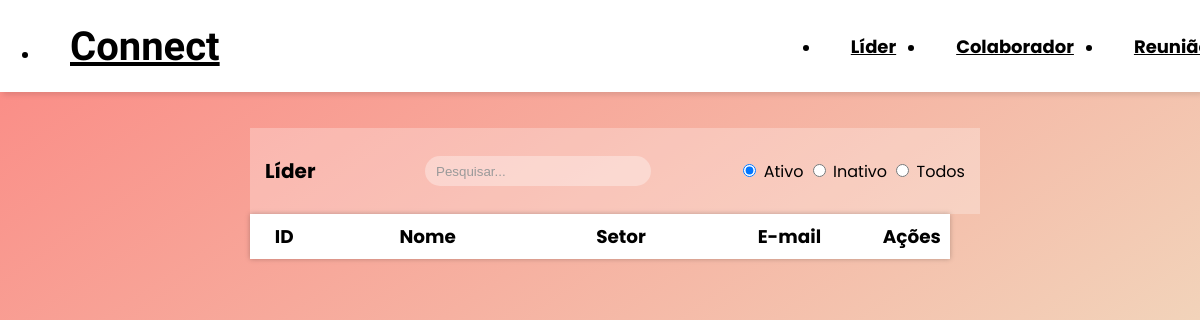
The app's page /lider/, older data.
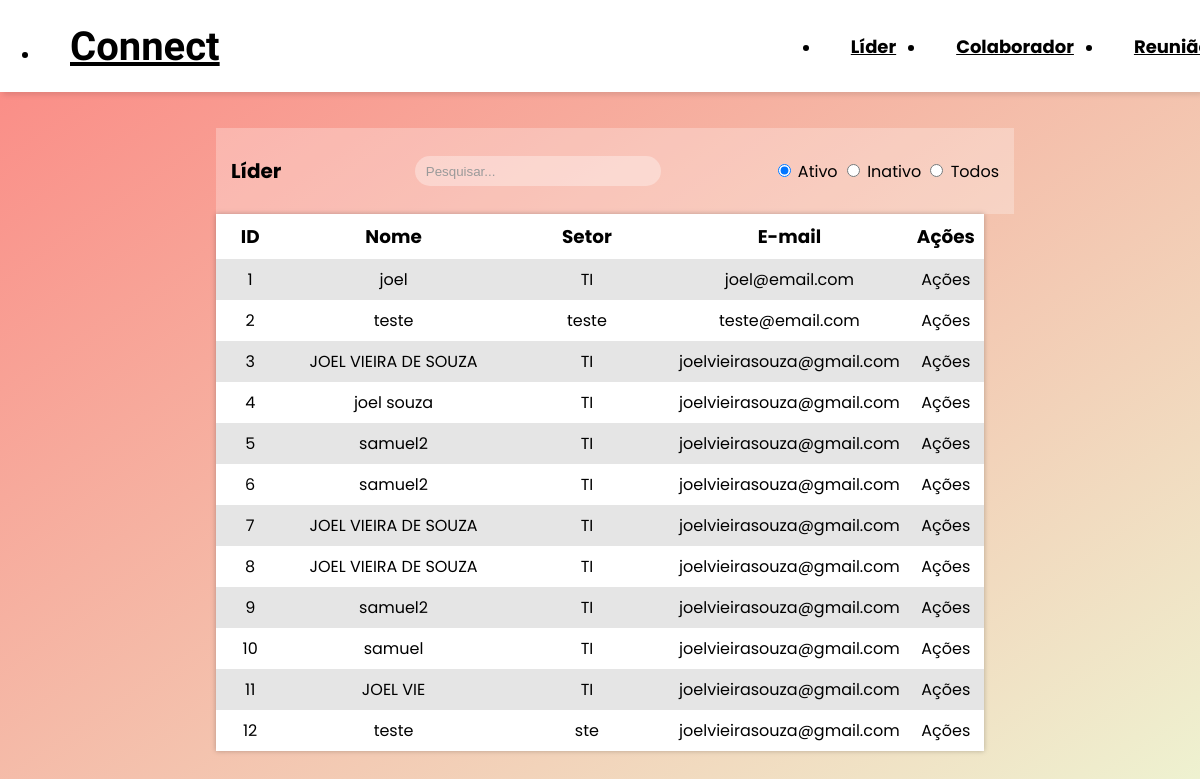
The same page, newer data.
### index/models/lider_model.py (models this page shows, shortened)
class LiderModel(models.Model):
    nome = models.CharField(max_length=255)
    departamento = models.CharField(max_length=255)
    email = models.EmailField()
    senha = models.CharField(max_length=255)
    ativo = models.BooleanField(default=True)

### index/views/lider_view.py (the view)
# urls.py: path('lider/', lider_view.lider, name='lider'),
def lider(request):
    lideres = LiderModel.objects.all()
    return render(request, 'lider.html', {'lideres': lideres})

### templates/lider.html (shortened to what this page needs)
{% extends 'index.html' %}
{% block content %}
{% load static %}
<div class="container" id="blur">
    <div class="card">
        <section class="table__header">
            <div class="title">
                <h1>Líder</h1>
                <button class="btn" title="Criar" onclick="openForm(this)" id="criar">
                </button>
            </div>
            <div class="input-group">
                <input type="search" name="search" id="search" placeholder="Pesquisar..." onkeyup="filterTable()">
            </div>
            <div class="input-radio">
                <input type="radio" name="radioButton" id="ativo" checked>
                <label for="ativo">Ativo</label>
                <input type="radio" name="radioButton" id="inativo">
                <label for="inativo">Inativo</label>
                <input type="radio" name="radioButton" id="todos">
                <label for="todos">Todos</label>
            </div>
        </section>
        <section class="table__body">
            <table class="table-sortable" id="table-sortable">
                <thead>
                    <tr>
                        <th class="th-id">ID</th>
                        <th class="th-name">Nome</th>
                        <th>Setor</th>
                        <th>E-mail</th>
                        <th class="th-action" colspan="2">Ações</th>
                    </tr>
                </thead>
                <tbody id="tbody">
                    {% for lider in lideres %}
                    <tr>
                        <td>{{ lider.id }}</td>
                        <td>{{ lider.nome }}</td>
                        <td>{{ lider.departamento }}</td>
                        <td>{{ lider.email }}</td>
                        <td colspan="2">Ações</td>
                    </tr>
                    {% endfor %}
                </tbody>
            </table>
        </section>
    </div>
</div>
{% endblock %}

### templates/index.html (shortened to what this page needs)
{% load static %}
<!DOCTYPE html>
<html lang="pt-BR">
<head>
    <link rel="stylesheet" href="https://cdn.jsdelivr.net/npm/remixicon@3.6.0/fonts/remixicon.css">
    <link rel="stylesheet" href="{% static 'css/index.css' %}">
    <link rel="stylesheet" href="{% static 'css/style.css' %}">
    <link rel="stylesheet" href="{% static 'css/listagem.css' %}">
    <link rel="stylesheet" href="{% static 'css/cadastro.css' %}">
    <link rel="stylesheet" href="{% static 'css/alert.css' %}">
</head>
<body>
    <nav class="navigation">
        <ul>
            <li>
                <a class="logo" href="/">Connect</a>
            </li>
            <li class="hideOnMobile">
                <a href="/lider">Líder</a>
            </li>
            <li class="hideOnMobile">
                <a href="/colaborador">Colaborador</a>
            </li>
            <li class="hideOnMobile">
                <a href="/reuniao">Reunião</a>
            </li>
        </ul>
    </nav>
    {% block content %}
    {% endblock %}
</body>
</html>

### static/css/index.css (style rules this page uses)
body { display: flex; justify-content: center; align-items: center; }
nav { background-color: var(--white); box-shadow: 3px 3px 5px rgba(0, 0, 0, 0.1); top: 0; left: 0; position: fixed; width: 100%; }
nav ul { width: 100%; display: flex; justify-content: flex-end; align-items: center; }
nav li { height: 60px; }
nav li:first-child { margin-right: auto; }
nav a { height: 100%; padding: 0 30px; display: flex; align-items: center; font-weight: 700; font-size: 1.8rem; }
.logo { font-family: 'Dancing Script', cursive; font-size: 4rem; font-weight: 600; }

### static/css/style.css (style rules this page uses)
:root { --black: #000000; --white: #FFFFFF; --background-color: linear-gradient(to bottom right, #fb8883, #eef4d2); }
* { color: var(--black); }
html { font-family: 'Poppins', sans-serif; font-size: 62.5%; color: #000; }
body { font-size: 1.6rem; height: 100vh; background-image: var(--background-color); background-size: cover; background-repeat: no-repeat; }

### static/css/listagem.css (style rules this page uses)
body { display: flex; justify-content: center; align-items: center; max-height: 100vh; overflow: hidden; }
.container { display: flex; justify-content: center; align-items: center; width: 100%; min-height: 90vh; overflow-y: auto; }
.card { max-width: 1000px; height: 70vh; }
table { border-collapse: collapse; margin: 0; width: 100%; box-shadow: 0 0 5px rgba(0, 0, 0, .25); background-color: #e5e5e5; }
table tr { padding: .45em; }
thead tr { background-color: white; font-size: 1.15em; }
tbody tr:nth-child(even) { background-color: #fff; }
table th, table td { font-size: 1em; padding: .5em; text-align: center; }
.table-sortable .th-id { width: 50px; }
.table-sortable .th-name { width: 200px; }
.table-sortable .th-action { width: auto; }
.table-sortable th { cursor: pointer; width: 150px; }
.table-sortable th:last-child { pointer-events: none; }
.table__header { width: 100%; height: 10%; background-color: #fff4; padding: 1.5rem; display: flex; justify-content: space-between; align-items: center; }
.table__header .title { display: flex; gap: 10px; }
.table__header .title h1 { font-size: 2rem; }
.table__header .input-group { width: 30%; height: 30px; background-color: #fff5; padding: 0 .8rem; border-radius: 2rem; display: flex; justify-content: center; align-items: center; transition: .2s; }
.table__header .input-group input { width: 120%; padding: 0 .5rem 0 .3rem; background-color: transparent; border: none; outline: none; }
.btn { border: none; outline: none; background-color: transparent; font-size: 24px; cursor: pointer; }

### static/css/cadastro.css (style rules this page uses)
::placeholder { color: #9a9a9a; }

Row changes from the older to the newer data that the page shows:
added LiderModel: id "1", nome "joel", departamento "TI", email "joel@email.com"
added LiderModel: id "2", nome "teste", departamento "teste", email "teste@email.com"
added LiderModel: id "3", nome "JOEL VIEIRA DE SOUZA", departamento "TI", email "joelvieirasouza@gmail.com"
added LiderModel: id "4", nome "joel souza", departamento "TI", email "joelvieirasouza@gmail.com"
added LiderModel: id "5", nome "samuel2", departamento "TI", email "joelvieirasouza@gmail.com"
added LiderModel: id "6", nome "samuel2", departamento "TI", email "joelvieirasouza@gmail.com"
added LiderModel: id "7", nome "JOEL VIEIRA DE SOUZA", departamento "TI", email "joelvieirasouza@gmail.com"
added LiderModel: id "8", nome "JOEL VIEIRA DE SOUZA", departamento "TI", email "joelvieirasouza@gmail.com"
added LiderModel: id "9", nome "samuel2", departamento "TI", email "joelvieirasouza@gmail.com"
added LiderModel: id "10", nome "samuel", departamento "TI", email "joelvieirasouza@gmail.com"
added LiderModel: id "11", nome "JOEL VIE", departamento "TI", email "joelvieirasouza@gmail.com"
added LiderModel: id "12", nome "teste", departamento "ste", email "joelvieirasouza@gmail.com"
